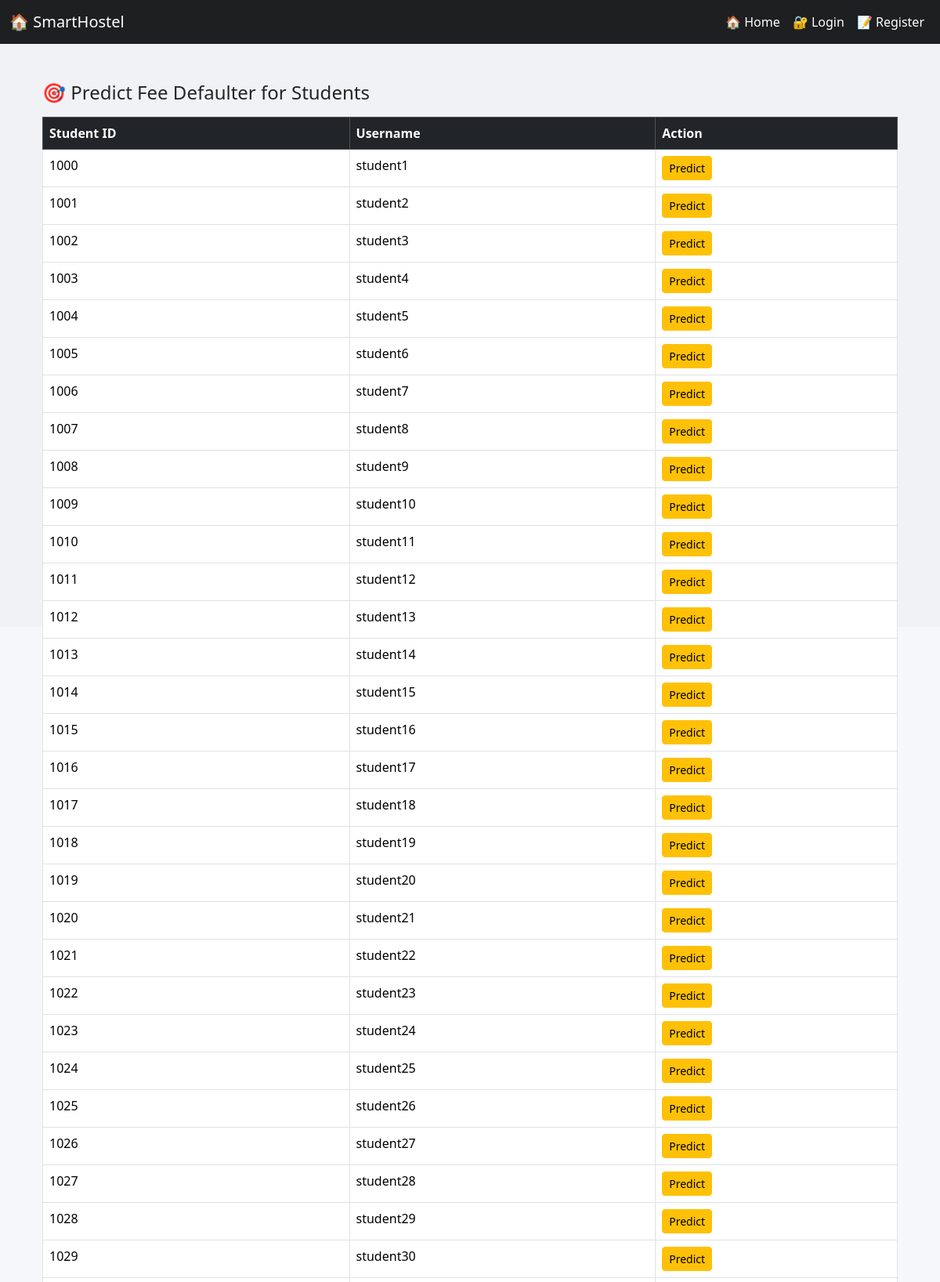
The page /predict-fee-defaulters/ (upper part) on the database its author committed.
### hostelapp/models.py (models this page shows, shortened)
class Student(models.Model):
    user = models.OneToOneField(CustomUser, on_delete=models.CASCADE)
    contact_number = models.CharField(max_length=10)
    address = models.TextField()
    room = models.ForeignKey(Room, on_delete=models.SET_NULL, null=True, blank=True, related_name='students')
    payment_status = models.CharField(max_length=20, default='unpaid')
    roll_number = models.CharField(max_length=20)
    department = models.CharField(max_length=100)
    year = models.IntegerField(null=True, blank=True)
    attendance_percent = models.IntegerField(default=0)
    internal_score = models.IntegerField(default=0)
    parent_income = models.IntegerField(default=0)
    scholarship = models.BooleanField(default=False)
    hostel_stay = models.BooleanField(default=True)
    cgpa = models.FloatField(null=True, blank=True)
    previous_default = models.IntegerField(null=True, blank=True)
    has_paid_fees = models.BooleanField(default=False)
    fee_receipt = models.FileField(upload_to='receipts/', null=True, blank=True)
    is_predicted_defaulter = models.BooleanField(default=False)

class CustomUser(AbstractUser):
    ROLE_CHOICES = (
        ('admin', 'Admin'),
        ('student', 'Student'),
    )
    role = models.CharField(max_length=10, choices=ROLE_CHOICES)

### hostelapp/views.py (the view)
# urls.py: path('predict-fee-defaulters/', views.predict_fee_defaulter_list, name='predict_fee_defaulter_list'),
def predict_fee_defaulter_list(request):
    students = Student.objects.all()
    return render(request, 'predict_fee_list.html', {'students': students})

### hostelml/templates/predict_fee_list.html (shortened to what this page needs)
{% extends "base.html" %}
{% block content %}
<div class="container mt-4">
    <h4 class="mb-3">🎯 Predict Fee Defaulter for Students</h4>
    {% if students %}
    <table class="table table-bordered table-hover">
        <thead class="table-dark">
            <tr>
                <th>Student ID</th>
                <th>Username</th>
                <th>Action</th>
            </tr>
        </thead>
        <tbody>
            {% for student in students %}
            <tr>
                <td>{{ student.id }}</td>
                <td>{{ student.user.username }}</td>
                <td>
                    <a href="{% url 'predict_fee_defaulter' student.id %}" class="btn btn-sm btn-warning">Predict</a>
                </td>
            </tr>
            {% endfor %}
        </tbody>
    </table>
    {% else %}
        <p>No students found.</p>
    {% endif %}
</div>
{% endblock %}

### hostelml/templates/base.html (shortened to what this page needs)
<!DOCTYPE html>
<html lang="en">
<head>
 <link href="https://cdn.jsdelivr.net/npm/bootstrap@5.3.2/dist/css/bootstrap.min.css" rel="stylesheet">
</head>
<nav class="navbar navbar-expand-lg navbar-dark bg-dark">
  <div class="container-fluid">
    <a class="navbar-brand" href="{% url 'dashboard' %}">🏠 SmartHostel</a>
    <div class="collapse navbar-collapse justify-content-end" id="navbarNav">
      <ul class="navbar-nav">
        {% if user.is_authenticated %}
          <li class="nav-item">
            <a class="nav-link" href="{% url 'dashboard' %}">Dashboard</a>
          </li>
          {% if user.is_staff %}
          <li class="nav-item dropdown">
            <a class="nav-link dropdown-toggle" href="#" role="button" data-bs-toggle="dropdown">💳 Fee Status</a>
            <ul class="dropdown-menu dropdown-menu-end">
              <li><a class="dropdown-item" href="{% url 'admin_view_fees' %}">💳 View Fee</a></li>
              <li><a class="dropdown-item" href="{% url 'predict_fee_defaulter_list' %}">🎯 Predict Defaulter</a></li>
            </ul>
          </li>
          <li class="nav-item dropdown">
            <a class="nav-link dropdown-toggle" href="#" role="button" data-bs-toggle="dropdown">👥 Students</a>
            <ul class="dropdown-menu dropdown-menu-end">
              <li><a class="dropdown-item" href="{% url 'view_students' %}">📋 Manage Students</a></li>
              <li><a class="dropdown-item" href="{% url 'add_student' %}">➕ Add Student</a></li>
            </ul>
          </li>
          <li class="nav-item dropdown">
            <a class="nav-link dropdown-toggle" href="#" role="button" data-bs-toggle="dropdown">🚪 Rooms</a>
            <ul class="dropdown-menu dropdown-menu-end">
              <li><a class="dropdown-item" href="{% url 'view_rooms' %}">📋 Manage Rooms</a></li>
              <li><a class="dropdown-item" href="{% url 'add_room' %}">➕ Add Room</a></li>
              <li><a class="dropdown-item" href="{% url 'auto_assign_rooms' %}">⚙️ Auto Assign</a></li>
            </ul>
          </li>
          <li class="nav-item">
            <a class="nav-link" href="{% url 'view_complaints' %}">🛠 Complaints</a>
          </li>
          {% else %}
          <li class="nav-item">
            <a class="nav-link" href="{% url 'submit_complaint' %}">➕ Submit Complaint</a>
          </li>
          {% endif %}
          <li class="nav-item">
            <a class="nav-link text-danger" href="{% url 'logout' %}">🚪 Logout</a>
          </li>
          {% else %}
          <li class="nav-item">
            <a class="nav-link" href="{% url 'index' %}">🏠 Home</a>
          </li>
          <li class="nav-item">
            <a class="nav-link" href="{% url 'login' %}">🔐 Login</a>
          </li>
          <li class="nav-item">
            <a class="nav-link" href="{% url 'register' %}">📝 Register</a>
          </li>
        {% endif %}
      </ul>
    </div>
  </div>
</nav>
<main class="container mt-4">
    {% block content %}{% endblock %}
</main>

### hostelml/templates/base.html (style rules this page uses)
html, body { height: 100%; margin: 0; background-color: #f5f7fa; color: #212529; }
a { color: #0d6efd; text-decoration: none; }
.navbar-dark .navbar-nav .nav-link { color: #ffffff; transition: color 0.3s; }
main { flex: 1; }
.navbar, .footer { background-color: #1d1f21 !important; }

### rows shown on the page
Student: id "1000", user.username "student1"
Student: id "1001", user.username "student2"
Student: id "1002", user.username "student3"
Student: id "1003", user.username "student4"
Student: id "1004", user.username "student5"
Student: id "1005", user.username "student6"
Student: id "1006", user.username "student7"
Student: id "1007", user.username "student8"
Student: id "1008", user.username "student9"
Student: id "1009", user.username "student10"
Student: id "1010", user.username "student11"
Student: id "1011", user.username "student12"
Student: id "1012", user.username "student13"
Student: id "1013", user.username "student14"
Student: id "1014", user.username "student15"
Student: id "1015", user.username "student16"
Student: id "1016", user.username "student17"
Student: id "1017", user.username "student18"
Student: id "1018", user.username "student19"
Student: id "1019", user.username "student20"
Student: id "1020", user.username "student21"
Student: id "1021", user.username "student22"
Student: id "1022", user.username "student23"
Student: id "1023", user.username "student24"
Student: id "1024", user.username "student25"
Student: id "1025", user.username "student26"
Student: id "1026", user.username "student27"
Student: id "1027", user.username "student28"
Student: id "1028", user.username "student29"
Student: id "1029", user.username "student30"
